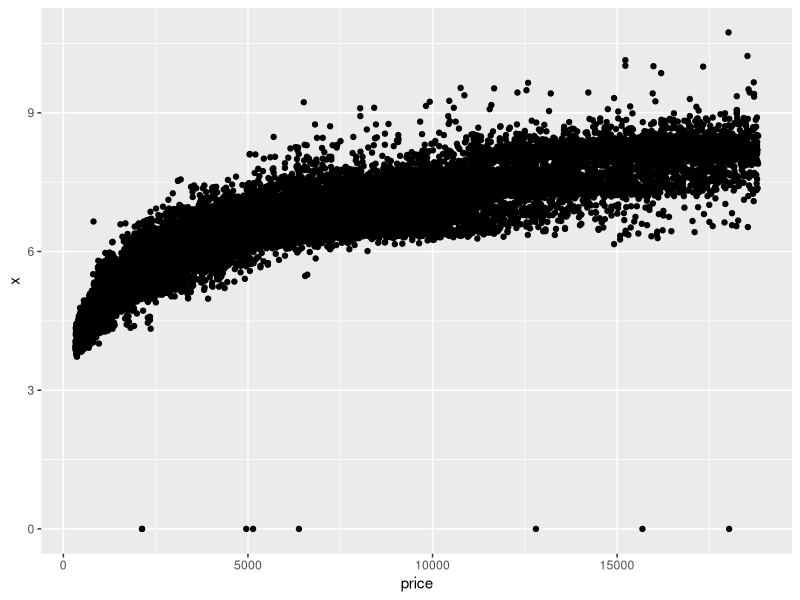
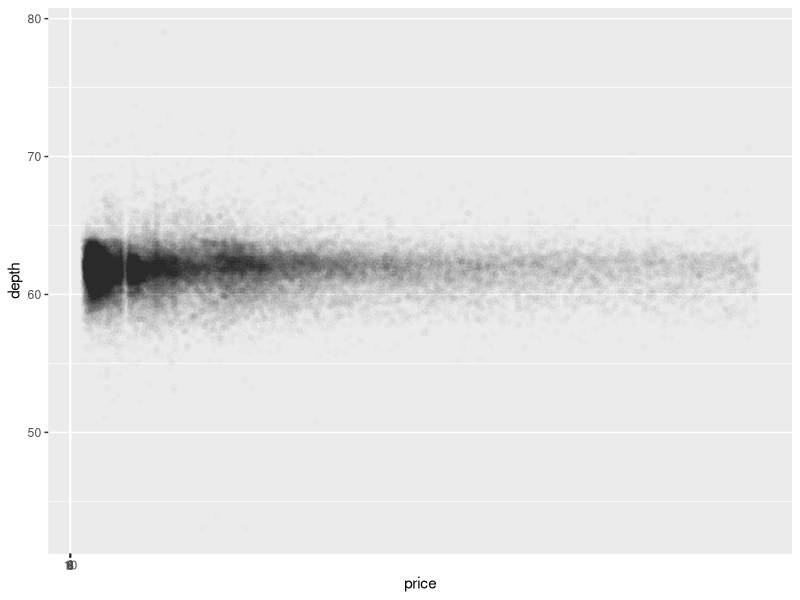
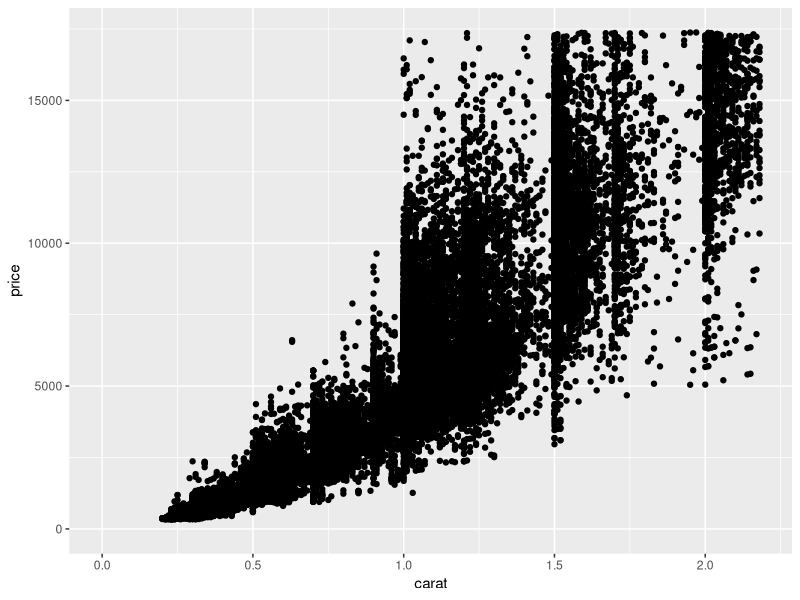

Source code (R) for these figures, in order:
## ---- chunk 1
knitr::opts_chunk$set(echo = TRUE)
## ---- chunk 2
library(ggplot2)
data("diamonds")
summary(diamonds)
## ---- chunk 3
ggplot(aes(x = price, y = x), data = diamonds) +
  geom_point()
## ---- chunk 4
cor.test(diamonds$price, diamonds$x)

cor.test(diamonds$price, diamonds$y)

cor.test(diamonds$price, diamonds$z)
## ---- chunk 5
ggplot(aes(x = price, y = depth), data = diamonds) +
  geom_point(alpha = 1/100) +
  scale_x_continuous(breaks = seq(0,10,2))
## ---- chunk 6
cor.test(diamonds$depth, diamonds$price)
## ---- chunk 7
ggplot(aes(x = carat, y = price), data = diamonds) +
  geom_point() +
  xlim(0, quantile(diamonds$carat, 0.99)) +
  ylim(0, quantile(diamonds$price, 0.99))
